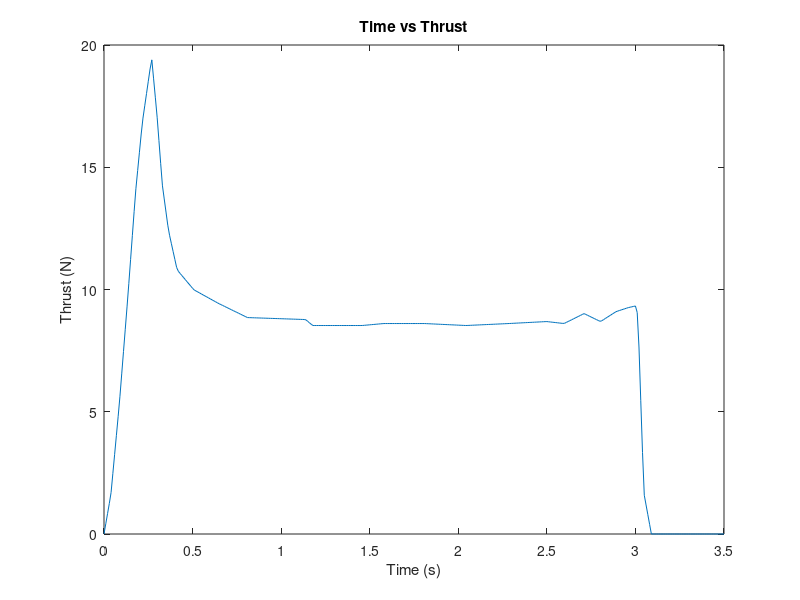
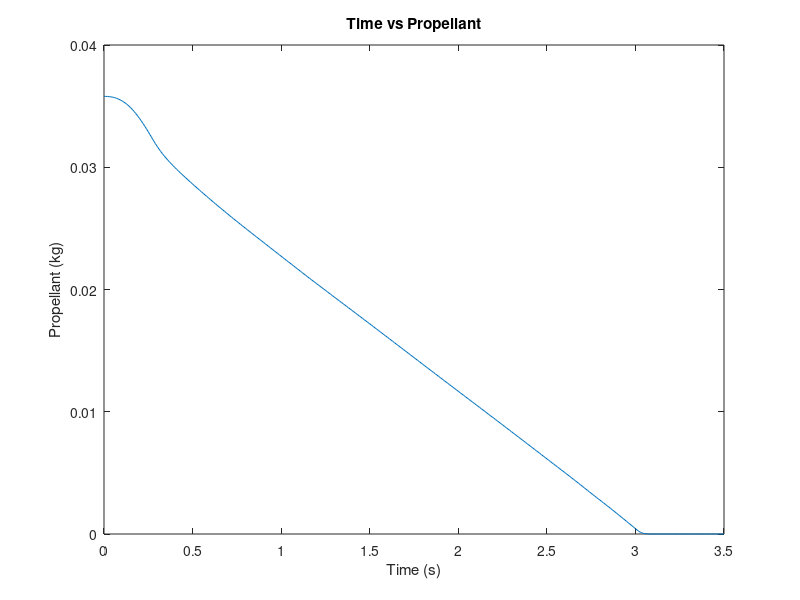
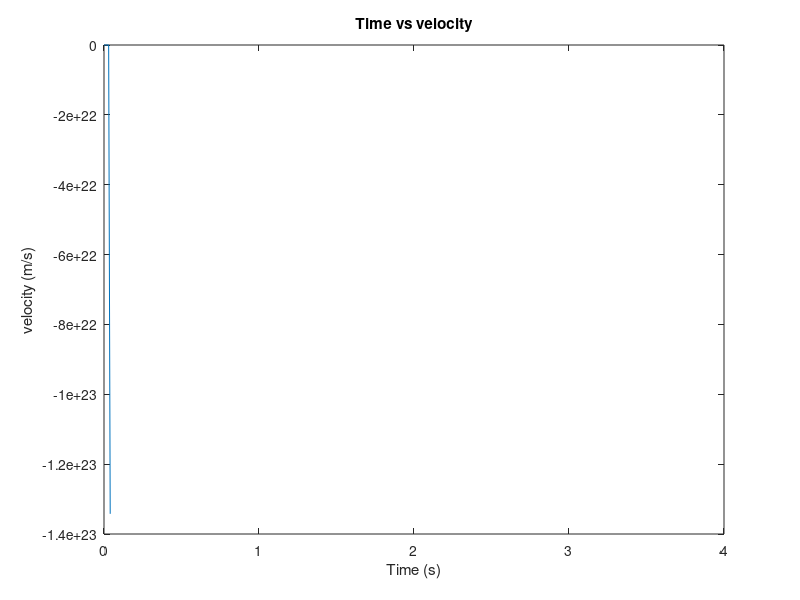
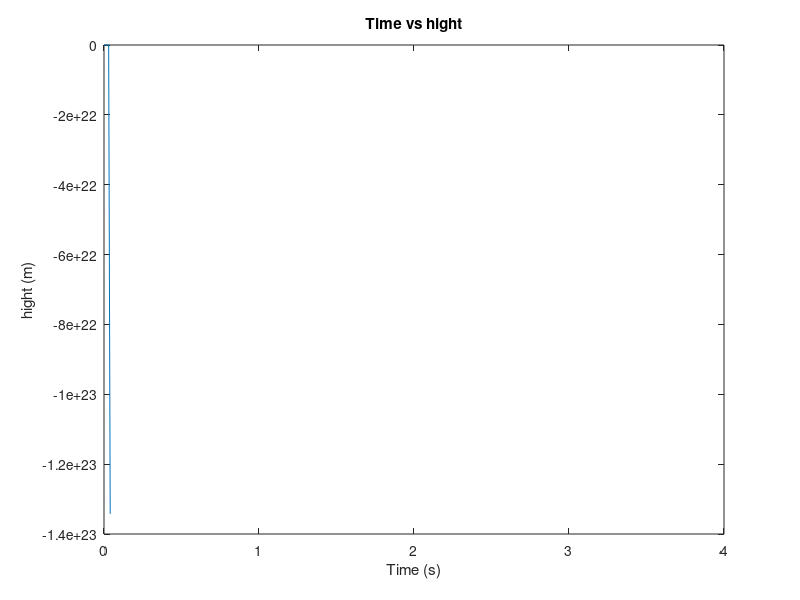

Reproduce these figures in MATLAB, in order.
function [ ] = allDataImage()
load ('forGraph')
figure('Name', 'Thrust')
plot(t, thrust)
title("Time vs Thrust")
xlabel("Time (s)"), ylabel("Thrust (N)")

figure('Name',  'Propellant Mass Data')
plot(t, mProp);
title("Time vs Propellant")
xlabel("Time (s)"), ylabel("Propellant (kg)")

figure('Name',  'velocity')
plot(tNew, v);
title("Time vs velocity")
xlabel("Time (s)"), ylabel("velocity (m/s)")

figure('Name',  'hight')
plot(tNew, v);
title("Time vs hight")
xlabel("Time (s)"), ylabel("hight (m)")
